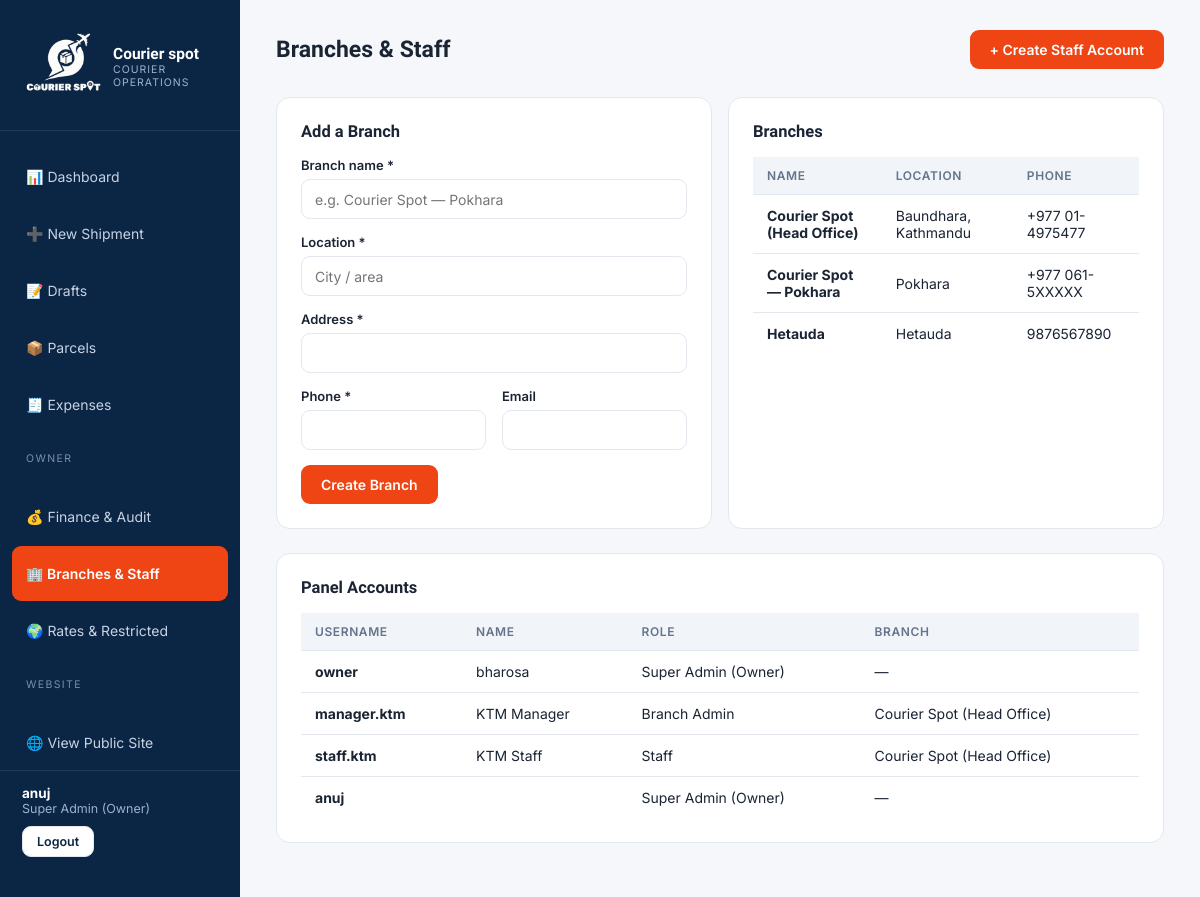
Page /panel/branches/ (signed in) on the earlier database version.
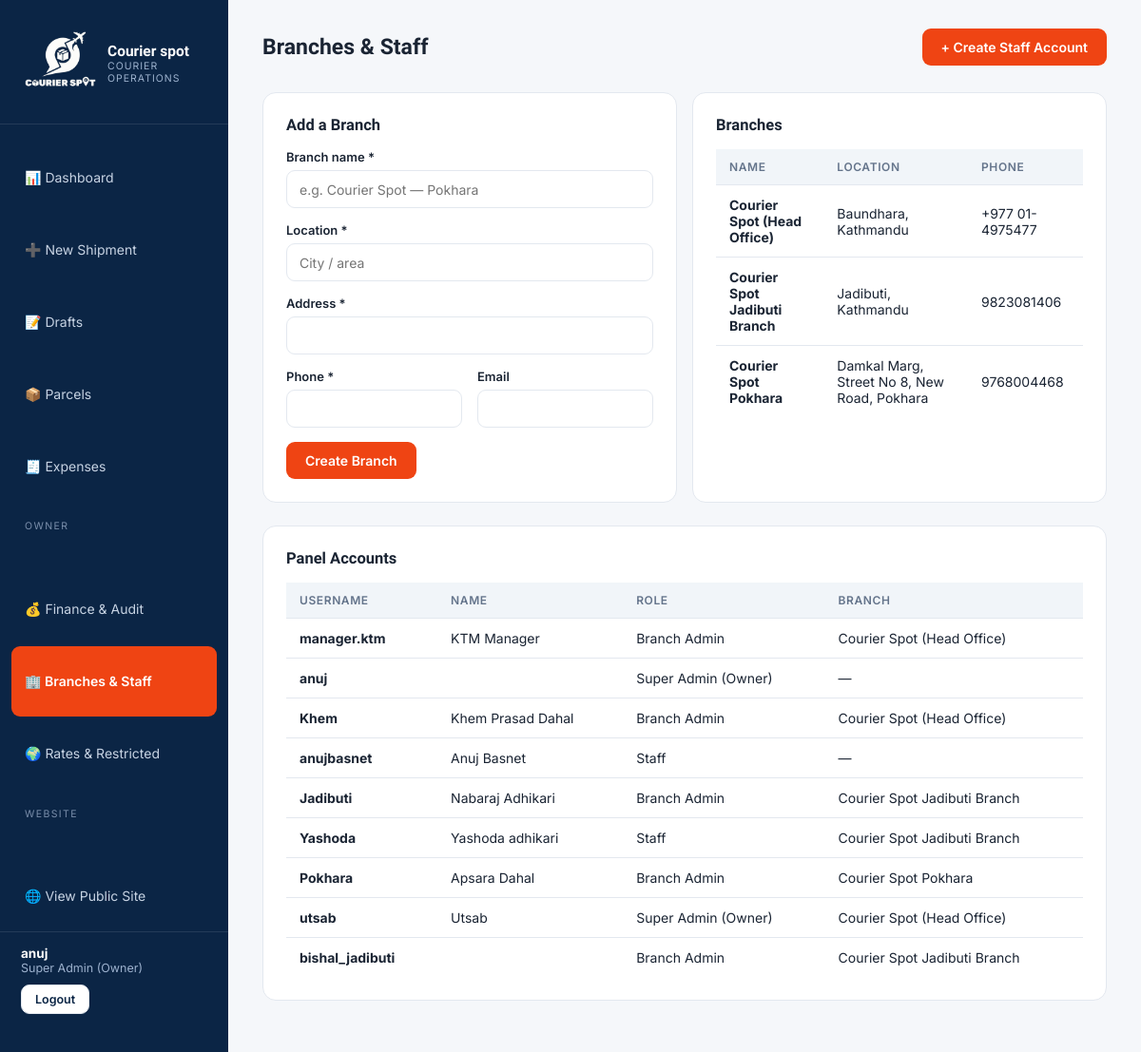
Same page on the later database version.
### operations/models.py (models this page shows, shortened)
class Branch(models.Model):
    name = models.CharField(max_length=120)
    location = models.CharField(max_length=160, help_text='City / area, e.g. Kathmandu — Dhumbarahi')
    address = models.CharField(max_length=255)
    phone = models.CharField(max_length=40)
    email = models.EmailField(blank=True)
    is_active = models.BooleanField(default=True)
    created_at = models.DateTimeField(auto_now_add=True)
    class Meta:
        verbose_name_plural = 'Branches'

### accounts/models.py (models this page shows, shortened)
class User(AbstractUser):
    class Roles(models.TextChoices):
        SUPERADMIN = 'SUPERADMIN', 'Super Admin (Owner)'
        BRANCH_ADMIN = 'BRANCH_ADMIN', 'Branch Admin'
        STAFF = 'STAFF', 'Staff'
        CUSTOMER = 'CUSTOMER', 'Customer'
    role = models.CharField(max_length=20, choices=Roles.choices, default=Roles.CUSTOMER)
    branch = models.ForeignKey('operations.Branch', null=True, blank=True,
                               on_delete=models.SET_NULL, related_name='users')
    phone = models.CharField(max_length=20, blank=True)
    address = models.CharField(max_length=255, blank=True)
    @property
    def is_owner(self):
        return self.role == self.Roles.SUPERADMIN

### operations/views.py (the view, shortened to what this page needs)
# urls.py: path('panel/branches/', ops.branches, name='branches'),
@owner_required
def branches(request):
    return render(request, 'panel/branches.html',
                  {'branches': Branch.objects.all(), 'staff': User.objects.exclude(role='CUSTOMER')})

### operations/views.py (called while the page is built)
def owner_required(view):
    @wraps(view)
    @login_required
    def wrapper(request, *a, **kw):
        if not request.user.is_owner:
            return HttpResponseForbidden('Owner access only.')
        return view(request, *a, **kw)
    return wrapper

### templates/panel/branches.html (shortened to what this page needs)
{% extends "panel/base_panel.html" %}
{% block content %}
<div class="topbar"><h1>Branches & Staff</h1><a class="btn" href="{% url 'staff_create' %}">+ Create Staff Account</a></div>
<div class="fgrid">
  <div class="card">
    <h3>Add a Branch</h3>
    <form method="post">{% csrf_token %}
      <div class="fg"><label>Branch name *</label><input name="name" placeholder="e.g. Courier Spot — Pokhara" required></div>
      <div class="fg"><label>Location *</label><input name="location" placeholder="City / area" required></div>
      <div class="fg"><label>Address *</label><input name="address" required></div>
      <div class="fgrid">
        <div class="fg"><label>Phone *</label><input name="phone" required></div>
        <div class="fg"><label>Email</label><input type="email" name="email"></div>
      </div>
      <button class="btn">Create Branch</button>
    </form>
  </div>
  <div class="card">
    <h3>Branches</h3>
    <table><thead><tr><th>NAME</th><th>LOCATION</th><th>PHONE</th></tr></thead><tbody>
      {% for b in branches %}<tr><td><b>{{ b.name }}</b></td><td>{{ b.location }}</td><td>{{ b.phone }}</td></tr>{% endfor %}
    </tbody></table>
  </div>
</div>
<div class="card">
  <h3>Panel Accounts</h3>
  <table><thead><tr><th>USERNAME</th><th>NAME</th><th>ROLE</th><th>BRANCH</th></tr></thead><tbody>
    {% for s in staff %}<tr><td><b>{{ s.username }}</b></td><td>{{ s.first_name }}</td><td>{{ s.get_role_display }}</td><td>{{ s.branch.name|default:"—" }}</td></tr>{% endfor %}
  </tbody></table>
</div>
{% endblock %}

### templates/panel/base_panel.html (shortened to what this page needs)
{% load static %}
<!DOCTYPE html>
<html lang="en">
<head>
</head>
<body>
<aside class="side">
  {% load static %}
  <a class="brand" href="{% url 'panel_dashboard' %}">
     <img src="{% static 'courierspotlogowhite.png' %}" alt="Courier Spot" style="height:80px;width:auto;display:block">
    <span><b>Courier spot</b><small>COURIER OPERATIONS</small></span>
  </a>
  <nav>
    <a href="{% url 'panel_dashboard' %}" class="{% if request.resolver_match.url_name == 'panel_dashboard' %}active{% endif %}">📊 Dashboard</a>
    <a href="{% url 'shipment_create' %}" class="{% if request.resolver_match.url_name == 'shipment_create' %}active{% endif %}">➕ New Shipment</a>
    <a href="{% url 'drafts' %}" class="{% if request.resolver_match.url_name == 'drafts' or request.resolver_match.url_name == 'draft_edit' %}active{% endif %}">📝 Drafts</a>
    <a href="{% url 'parcel_list' %}" class="{% if request.resolver_match.url_name == 'parcel_list' %}active{% endif %}">📦 Parcels</a>
    <a href="{% url 'expenses' %}" class="{% if request.resolver_match.url_name == 'expenses' %}active{% endif %}">🧾 Expenses</a>
    {% if user.is_owner %}
    <div class="sec">OWNER</div>
    <a href="{% url 'finance' %}" class="{% if request.resolver_match.url_name == 'finance' %}active{% endif %}">💰 Finance & Audit</a>
    <a href="{% url 'branches' %}" class="{% if request.resolver_match.url_name == 'branches' %}active{% endif %}">🏢 Branches & Staff</a>
    <a href="{% url 'rates_manage' %}" class="{% if request.resolver_match.url_name == 'rates_manage' %}active{% endif %}">🌍 Rates & Restricted</a>
    {% endif %}
    <div class="sec">WEBSITE</div>
    <a href="/" target="_blank">🌐 View Public Site</a>
  </nav>
  <div class="foot">
    <b>{{ user.first_name|default:user.username }}</b>
    {{ user.get_role_display }}{% if user.branch %} · {{ user.branch.name }}{% endif %}
    <form method="post" action="{% url 'logout' %}" style="margin-top:10px">{% csrf_token %}
      <button class="btn ghost" style="padding:7px 14px;font-size:12.5px">Logout</button></form>
  </div>
</aside>
<main class="main">
  {% block content %}{% endblock %}
</main>
</body>
</html>

Differences in the rows shown:
removed Branch: name "Courier Spot — Pokhara", location "Pokhara", phone "+977 061-5XXXXX"
removed Branch: name "Hetauda", location "Hetauda", phone "9876567890"
removed User: username "owner", first_name "bharosa", role "Super Admin (Owner)", branch.name "—"
removed User: username "staff.ktm", first_name "KTM Staff", role "Staff", branch.name "Courier Spot (Head Office)"
added Branch: name "Courier Spot Jadibuti Branch", location "Jadibuti, Kathmandu", phone "9823081406"
added Branch: name "Courier Spot Pokhara", location "Damkal Marg, Street No 8, New Road, Pokhara", phone "9768004468"
added User: username "Khem", first_name "Khem Prasad Dahal", role "Branch Admin", branch.name "Courier Spot (Head Office)"
added User: username "anujbasnet", first_name "Anuj Basnet", role "Staff", branch.name "—"
added User: username "Jadibuti", first_name "Nabaraj Adhikari", role "Branch Admin", branch.name "Courier Spot Jadibuti Branch"
added User: username "Yashoda", first_name "Yashoda adhikari", role "Staff", branch.name "Courier Spot Jadibuti Branch"
added User: username "Pokhara", first_name "Apsara Dahal", role "Branch Admin", branch.name "Courier Spot Pokhara"
added User: username "utsab", first_name "Utsab", role "Super Admin (Owner)", branch.name "Courier Spot (Head Office)"
added User: username "bishal_jadibuti", role "Branch Admin", branch.name "Courier Spot Jadibuti Branch"
